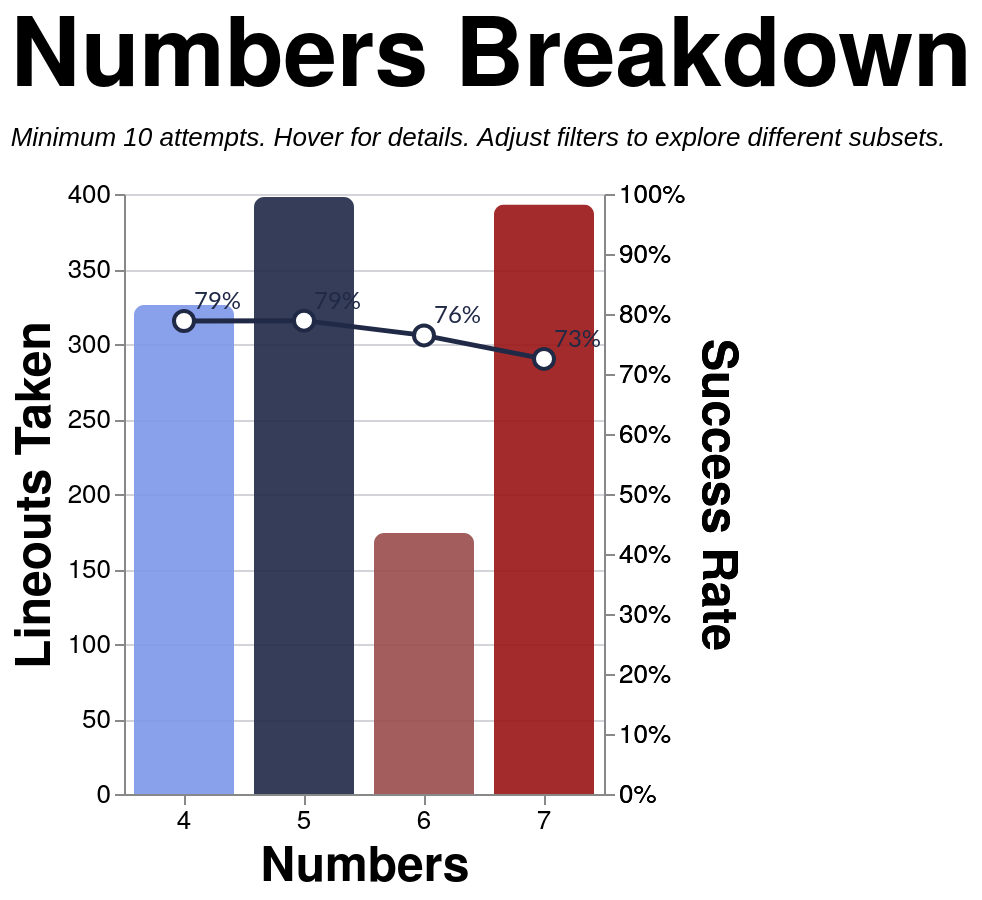

Vega-Lite specification stored for this chart:
### Vega-Lite specification from a JSON file in a GitHub repository (floating-point values rounded to 4 significant figures; data arrays with more than 128 entries replaced by an {"elided": "..."} marker saying what was removed)
{"config": {"axis": {"labelFont": "PT Sans Narrow, Helvetica Neue, Helvetica, Arial, sans-serif", "titleFont": "PT Sans Narrow, Helvetica Neue, Helvetica, Arial, sans-serif", "labelFontSize": 13, "titleFontSize": 24, "gridColor": "#202947", "gridOpacity": 0.2, "zindex": 1}, "text": {"font": "Lato, sans-serif"}, "bar": {"cornerRadiusEnd": 5}, "header": {"labelFont": "PT Sans Narrow, Helvetica Neue, Helvetica, Arial, sans-serif", "titleFont": "PT Sans Narrow, Helvetica Neue, Helvetica, Arial, sans-serif", "labelFontSize": 24, "titleFontSize": 28, "labelFontWeight": "bold", "orient": "left"}, "legend": {"labelFont": "PT Sans Narrow, Helvetica Neue, Helvetica, Arial, sans-serif", "titleFont": "PT Sans Narrow, Helvetica Neue, Helvetica, Arial, sans-serif", "labelFontSize": 14, "titleFontSize": 16, "titlePadding": 5, "fillColor": "white", "strokeColor": "black", "padding": 10, "titleFontWeight": "lighter", "titleFontStyle": "italic", "titleColor": "gray", "offset": 10}, "title": {"font": "PT Sans Narrow, Helvetica Neue, Helvetica, Arial, sans-serif", "fontSize": 48, "fontWeight": "bold", "anchor": "start", "align": "center", "titlePadding": 20, "subtitlePadding": 10, "subtitleFontSize": 13, "subtitleColor": "", "subtitleFontStyle": "italic", "offset": 15, "color": "black"}, "axisX": {"labelAngle": 0}, "facet": {"title": null, "header": null, "align": {"row": "each", "column": "each"}, "spacing": 10}, "resolve": {"scale": {"y": "independent", "facet": "independent"}}, "background": "transparent", "scale": {"offsetBandPaddingOuter": 0.2, "offsetBandPaddingInner": 0.1}, "view": {"stroke": null, "background": "transparent"}}, "layer": [{"mark": {"type": "bar", "opacity": 0.9, "size": 50}, "encoding": {"color": {"field": "numbers", "legend": null, "scale": {"domain": ["4", "5", "6", "7"], "range": ["#7d96e8", "#202946", "#994C4C", "#991515"]}, "type": "nominal"}, "stroke": {"value": "transparent"}, "tooltip": [{"field": "numbers_display", "title": "Numbers", "type": "nominal"}, {"field": "attempts", "format": ",.0f", "title": "Attempts", "type": "quantitative"}, {"field": "won", "format": ",.0f", "title": "Won", "type": "quantitative"}, {"field": "success_rate", "format": ".1%", "title": "Success Rate", "type": "quantitative"}], "x": {"axis": {"labelAngle": 0}, "field": "numbers", "sort": ["4", "5", "6", "7"], "title": "Numbers", "type": "nominal"}, "y": {"field": "attempts", "title": "Lineouts Taken", "type": "quantitative"}}, "transform": [{"filter": "(loSquad == 'All' || datum.squad == loSquad) && (loSeason == 'All' || datum.season == loSeason) && (loGameType == 'All' || (loGameType == 'League + Cup' && (datum.game_type == 'League' || datum.game_type == 'Cup')) || (loGameType == 'League only' && datum.game_type == 'League') || datum.game_type == loGameType) && (loThrower == 'All' || datum.thrower == loThrower) && (loJumper == 'All' || datum.jumper == loJumper) && (loArea == 'All' || datum.area == loArea) && (loNumbers == 'All' || datum.numbers == loNumbers)"}, {"aggregate": [{"op": "count", "as": "attempts"}, {"op": "sum", "field": "won", "as": "won"}], "groupby": ["numbers"]}, {"filter": "datum.attempts >= 10"}, {"calculate": "datum.won / datum.attempts", "as": "success_rate"}, {"calculate": "datum.numbers + '-man'", "as": "numbers_display"}]}, {"mark": {"type": "line", "point": {"fill": "white", "filled": false, "size": 100, "stroke": "#202946"}, "stroke": "#202946", "strokeWidth": 2.5}, "encoding": {"tooltip": [{"field": "numbers_display", "title": "Numbers", "type": "nominal"}, {"field": "attempts", "format": ",.0f", "title": "Attempts", "type": "quantitative"}, {"field": "won", "format": ",.0f", "title": "Won", "type": "quantitative"}, {"field": "success_rate", "format": ".1%", "title": "Success Rate", "type": "quantitative"}], "x": {"axis": {"labelAngle": 0}, "field": "numbers", "sort": ["4", "5", "6", "7"], "title": "Numbers", "type": "nominal"}, "y": {"axis": {"format": "%", "orient": "right"}, "field": "success_rate", "scale": {"domain": [0, 1]}, "title": "Success Rate", "type": "quantitative"}}, "transform": [{"filter": "(loSquad == 'All' || datum.squad == loSquad) && (loSeason == 'All' || datum.season == loSeason) && (loGameType == 'All' || (loGameType == 'League + Cup' && (datum.game_type == 'League' || datum.game_type == 'Cup')) || (loGameType == 'League only' && datum.game_type == 'League') || datum.game_type == loGameType) && (loThrower == 'All' || datum.thrower == loThrower) && (loJumper == 'All' || datum.jumper == loJumper) && (loArea == 'All' || datum.area == loArea) && (loNumbers == 'All' || datum.numbers == loNumbers)"}, {"aggregate": [{"op": "count", "as": "attempts"}, {"op": "sum", "field": "won", "as": "won"}], "groupby": ["numbers"]}, {"filter": "datum.attempts >= 10"}, {"calculate": "datum.won / datum.attempts", "as": "success_rate"}, {"calculate": "datum.numbers + '-man'", "as": "numbers_display"}]}, {"mark": {"type": "text", "align": "left", "baseline": "middle", "color": "#202946", "dx": 5, "dy": -10, "fontSize": 12}, "encoding": {"text": {"field": "success_rate", "format": ".0%", "type": "quantitative"}, "x": {"axis": {"labelAngle": 0}, "field": "numbers", "sort": ["4", "5", "6", "7"], "title": "Numbers", "type": "nominal"}, "y": {"axis": {"format": "%", "orient": "right"}, "field": "success_rate", "scale": {"domain": [0, 1]}, "title": "Success Rate", "type": "quantitative"}}, "transform": [{"filter": "(loSquad == 'All' || datum.squad == loSquad) && (loSeason == 'All' || datum.season == loSeason) && (loGameType == 'All' || (loGameType == 'League + Cup' && (datum.game_type == 'League' || datum.game_type == 'Cup')) || (loGameType == 'League only' && datum.game_type == 'League') || datum.game_type == loGameType) && (loThrower == 'All' || datum.thrower == loThrower) && (loJumper == 'All' || datum.jumper == loJumper) && (loArea == 'All' || datum.area == loArea) && (loNumbers == 'All' || datum.numbers == loNumbers)"}, {"aggregate": [{"op": "count", "as": "attempts"}, {"op": "sum", "field": "won", "as": "won"}], "groupby": ["numbers"]}, {"filter": "datum.attempts >= 10"}, {"calculate": "datum.won / datum.attempts", "as": "success_rate"}, {"calculate": "datum.numbers + '-man'", "as": "numbers_display"}]}], "data": {"name": "data-ff4417377fb2d4051535927ee5fe2613"}, "height": 300, "params": [{"name": "loSquad", "value": "All"}, {"name": "loSeason", "value": "All"}, {"name": "loGameType", "value": "All"}, {"name": "loThrower", "value": "All"}, {"name": "loJumper", "value": "All"}, {"name": "loArea", "value": "All"}, {"name": "loNumbers", "value": "All"}], "resolve": {"scale": {"y": "independent"}}, "title": {"text": "Numbers Breakdown", "subtitle": "Minimum 10 attempts. Hover for details. Adjust filters to explore different subsets."}, "width": {"step": 60}, "$schema": "https://vega.github.io/schema/vega-lite/v5.20.1.json", "datasets": {"data-ff4417377fb2d4051535927ee5fe2613": {"elided": "1291 records"}}}
